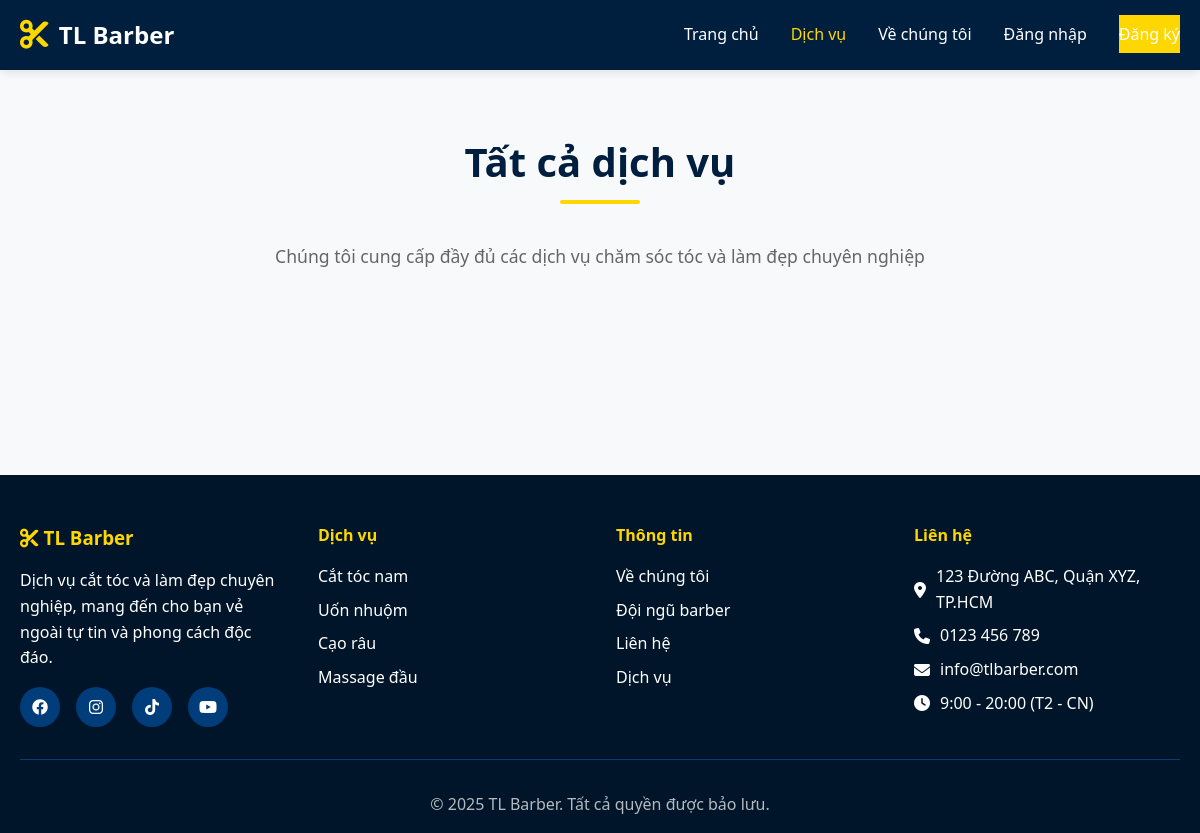
Page /pages/services.php on the earlier database version.
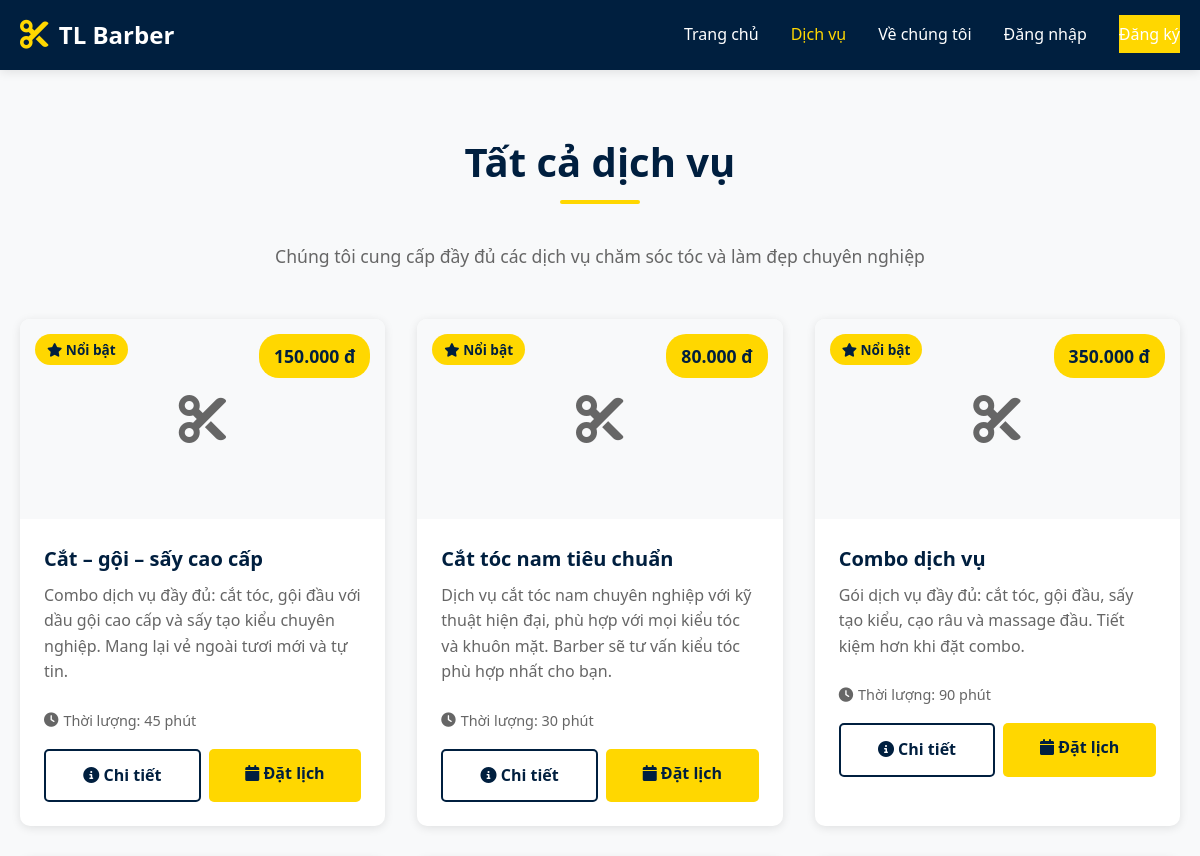
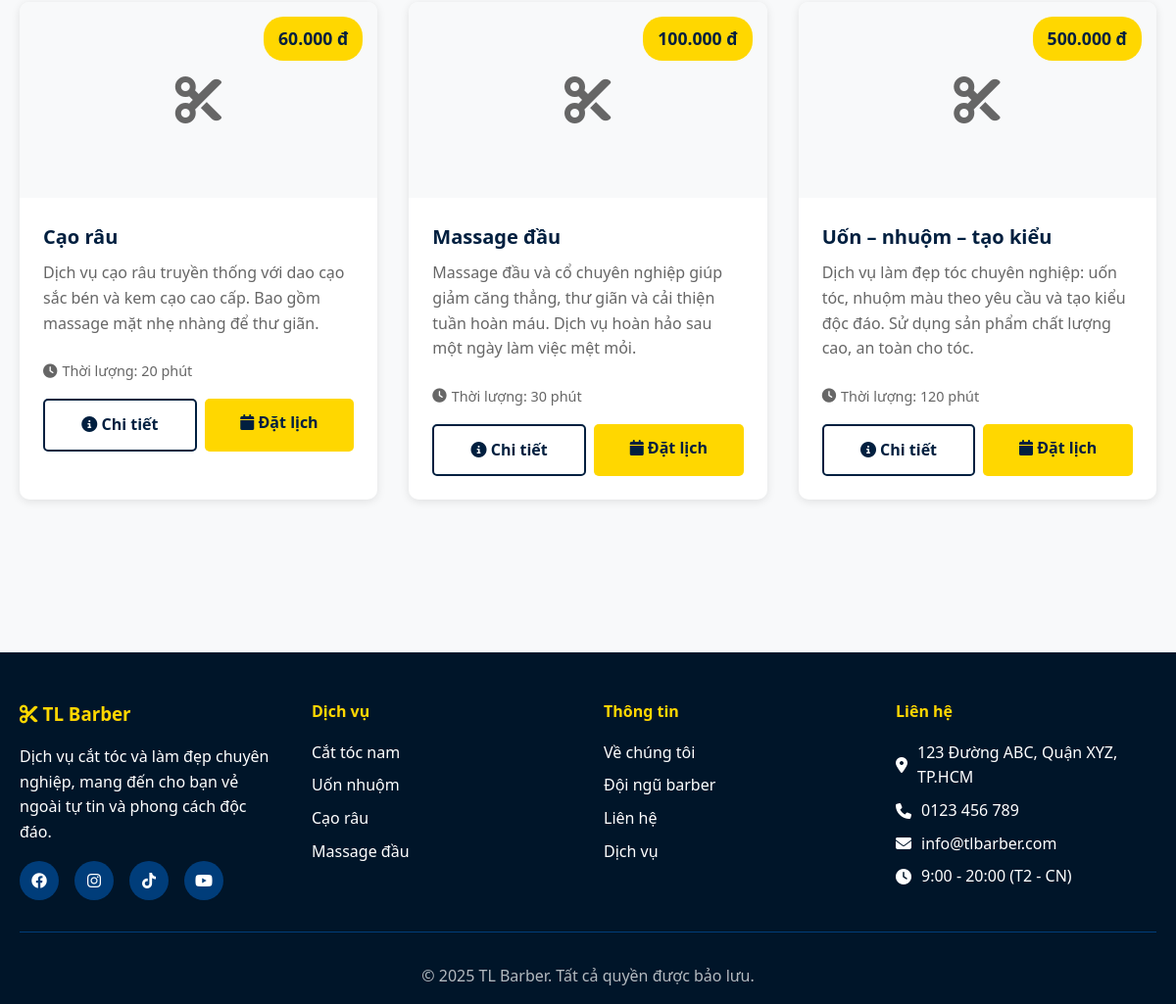
Same page on the later database version (2 pictures, top to bottom).
### tables this page shows
CREATE TABLE IF NOT EXISTS services (
    id INT AUTO_INCREMENT PRIMARY KEY,
    name VARCHAR(100) NOT NULL,
    description TEXT,
    price DECIMAL(10, 2) NOT NULL,
    duration INT NOT NULL COMMENT 'Duration in minutes',
    image VARCHAR(255) DEFAULT NULL,
    is_featured BOOLEAN DEFAULT FALSE,
    created_at TIMESTAMP DEFAULT CURRENT_TIMESTAMP,
    updated_at TIMESTAMP DEFAULT CURRENT_TIMESTAMP ON UPDATE CURRENT_TIMESTAMP
);

### config/jwt.php (called while the page is built, shortened)
<?php
$jwt_available = false;
if (file_exists(__DIR__ . '/../vendor/autoload.php')) {
    if (class_exists('Firebase\JWT\JWT')) {
        $jwt_available = true;
    }
}
function verifyJWT($token) {
    global $jwt_available;
    if ($jwt_available) {
        try {
            $decoded = \Firebase\JWT\JWT::decode($token, new \Firebase\JWT\Key(JWT_SECRET, JWT_ALGORITHM));
            return (array) $decoded;
        } catch (Exception $e) {
            return null;
        }
    }
}
function getCurrentUser() {
    global $jwt_available;
    if ($jwt_available && isset($_COOKIE['auth_token'])) {
        $token = $_COOKIE['auth_token'];
        $decoded = verifyJWT($token);
    } else {
        $decoded = verifyJWT(null);
    }
    if (!$decoded) {
        return null;
    }
    $pdo = getDBConnection();
    $stmt = $pdo->prepare("SELECT * FROM users WHERE id = ?");
    $stmt->execute([$decoded['user_id']]);
    return $stmt->fetch();
}
?>

### config/config.php (called while the page is built, shortened)
<?php
require_once __DIR__ . '/jwt.php';
function formatPrice($price) {
    return number_format($price, 0, ',', '.') . ' đ';
}
?>

### pages/services.php (the view, shortened to what this page needs)
<?php
require_once __DIR__ . '/../includes/header.php';
$pdo = getDBConnection();
$stmt = $pdo->query("SELECT * FROM services ORDER BY is_featured DESC, name ASC");
$services = $stmt->fetchAll();
?>
<section class="section">
    <div class="container">
        <h2 class="section-title">Tất cả dịch vụ</h2>
        <p class="text-center" style="color: var(--text-light); margin-bottom: 3rem; font-size: 1.1rem;">
            Chúng tôi cung cấp đầy đủ các dịch vụ chăm sóc tóc và làm đẹp chuyên nghiệp
        </p>
        <div class="services-grid">
            <?php foreach ($services as $service): ?>
                <div class="card service-card">
                    <?php if ($service['is_featured']): ?>
                        <div style="position: absolute; top: 15px; left: 15px; background: var(--secondary-color); color: var(--primary-color); padding: 5px 12px; border-radius: 20px; font-size: 0.85rem; font-weight: bold; z-index: 1;">
                            <i class="fas fa-star"></i> Nổi bật
                        </div>
                    <?php endif; ?>
                    <div class="card-img">
                        <i class="fas fa-cut"></i>
                    </div>
                    <div class="card-body">
                        <div class="service-price"><?php echo formatPrice($service['price']); ?></div>
                        <h3 class="card-title"><?php echo htmlspecialchars($service['name']); ?></h3>
                        <p class="card-text"><?php echo htmlspecialchars($service['description']); ?></p>
                        <div class="service-duration">
                            <i class="fas fa-clock"></i> Thời lượng: <?php echo $service['duration']; ?> phút
                        </div>
                        <div style="margin-top: 1rem; display: flex; gap: 0.5rem;">
                            <a href="<?php echo BASE_URL; ?>pages/service-detail.php?id=<?php echo $service['id']; ?>"
                               class="btn btn-outline" style="flex: 1;">
                                <i class="fas fa-info-circle"></i> Chi tiết
                            </a>
                            <a href="<?php echo BASE_URL; ?>pages/booking.php?service_id=<?php echo $service['id']; ?>"
                               class="btn btn-primary" style="flex: 1;">
                                <i class="fas fa-calendar"></i> Đặt lịch
                            </a>
                        </div>
                    </div>
                </div>
            <?php endforeach; ?>
        </div>
    </div>
</section>
<?php require_once __DIR__ . '/../includes/footer.php'; ?>

### includes/header.php (shortened to what this page needs)
<?php
require_once __DIR__ . '/../config/config.php';
$current_user = getCurrentUser();
?>
<!DOCTYPE html>
<html lang="vi">
<head>
    <link rel="stylesheet" href="<?php echo ASSETS_PATH; ?>css/style.css">
    <link rel="stylesheet" href="https://cdnjs.cloudflare.com/ajax/libs/font-awesome/6.4.0/css/all.min.css">
</head>
<body>
    <header class="main-header">
        <nav class="navbar">
            <div class="container">
                <div class="nav-brand">
                    <a href="<?php echo BASE_URL; ?>index.php">
                        <i class="fas fa-cut"></i>
                        <span><?php echo SITE_NAME; ?></span>
                    </a>
                </div>
                <ul class="nav-menu">
                    <li><a href="<?php echo BASE_URL; ?>index.php" class="<?php echo basename($_SERVER['PHP_SELF']) == 'index.php' ? 'active' : ''; ?>">Trang chủ</a></li>
                    <li><a href="<?php echo BASE_URL; ?>pages/services.php" class="<?php echo basename($_SERVER['PHP_SELF']) == 'services.php' ? 'active' : ''; ?>">Dịch vụ</a></li>
                    <li><a href="<?php echo BASE_URL; ?>pages/about.php" class="<?php echo basename($_SERVER['PHP_SELF']) == 'about.php' ? 'active' : ''; ?>">Về chúng tôi</a></li>
                    <?php if ($current_user): ?>
                        <li><a href="<?php echo BASE_URL; ?>pages/booking.php">Đặt lịch</a></li>
                        <li><a href="<?php echo BASE_URL; ?>pages/booking-history.php">Lịch sử</a></li>
                        <?php if ($current_user['role'] === 'admin'): ?>
                            <li><a href="<?php echo BASE_URL; ?>admin/index.php" style="color: var(--secondary-color);">
                                <i class="fas fa-shield-alt"></i> Admin
                            </a></li>
                        <?php endif; ?>
                        <li class="nav-user">
                            <a href="#" class="user-menu-toggle">
                                <i class="fas fa-user-circle"></i>
                                <?php echo htmlspecialchars($current_user['full_name']); ?>
                                <i class="fas fa-chevron-down"></i>
                            </a>
                            <ul class="user-dropdown">
                                <li><a href="<?php echo BASE_URL; ?>pages/profile.php"><i class="fas fa-user"></i> Hồ sơ</a></li>
                                <li><a href="<?php echo BASE_URL; ?>pages/notifications.php">
                                    <i class="fas fa-bell"></i> Thông báo
                                    <?php
                                    $pdo = getDBConnection();
                                    $stmt = $pdo->prepare("SELECT COUNT(*) as count FROM notifications WHERE user_id = ? AND is_read = 0");
                                    $stmt->execute([$current_user['id']]);
                                    $unread = $stmt->fetch()['count'];
                                    if ($unread > 0) {
                                        echo '<span class="badge">' . $unread . '</span>';
                                    }
                                    ?>
                                </a></li>
                                <li><a href="<?php echo BASE_URL; ?>api/logout.php"><i class="fas fa-sign-out-alt"></i> Đăng xuất</a></li>
                            </ul>
                        </li>
                    <?php else: ?>
                        <li><a href="<?php echo BASE_URL; ?>pages/login.php">Đăng nhập</a></li>
                        <li><a href="<?php echo BASE_URL; ?>pages/register.php" class="btn-primary">Đăng ký</a></li>
                    <?php endif; ?>
                </ul>
            </div>
        </nav>
    </header>
    <main class="main-content">

### includes/footer.php (shortened to what this page needs)
    </main>
    <footer class="main-footer">
        <div class="container">
            <div class="footer-content">
                <div class="footer-section">
                    <h3><i class="fas fa-cut"></i> <?php echo SITE_NAME; ?></h3>
                    <p>Dịch vụ cắt tóc và làm đẹp chuyên nghiệp, mang đến cho bạn vẻ ngoài tự tin và phong cách độc đáo.</p>
                    <div class="social-links">
                        <a href="#"><i class="fab fa-facebook"></i></a>
                        <a href="#"><i class="fab fa-instagram"></i></a>
                        <a href="#"><i class="fab fa-tiktok"></i></a>
                        <a href="#"><i class="fab fa-youtube"></i></a>
                    </div>
                </div>
                <div class="footer-section">
                    <h4>Dịch vụ</h4>
                    <ul>
                        <li><a href="<?php echo BASE_URL; ?>pages/services.php">Cắt tóc nam</a></li>
                        <li><a href="<?php echo BASE_URL; ?>pages/services.php">Uốn nhuộm</a></li>
                        <li><a href="<?php echo BASE_URL; ?>pages/services.php">Cạo râu</a></li>
                        <li><a href="<?php echo BASE_URL; ?>pages/services.php">Massage đầu</a></li>
                    </ul>
                </div>
                <div class="footer-section">
                    <h4>Thông tin</h4>
                    <ul>
                        <li><a href="<?php echo BASE_URL; ?>pages/about.php">Về chúng tôi</a></li>
                        <li><a href="<?php echo BASE_URL; ?>pages/about.php#team">Đội ngũ barber</a></li>
                        <li><a href="<?php echo BASE_URL; ?>pages/about.php#contact">Liên hệ</a></li>
                        <li><a href="<?php echo BASE_URL; ?>pages/services.php">Dịch vụ</a></li>
                    </ul>
                </div>
                <div class="footer-section">
                    <h4>Liên hệ</h4>
                    <ul class="contact-info">
                        <li><i class="fas fa-map-marker-alt"></i> 123 Đường ABC, Quận XYZ, TP.HCM</li>
                        <li><i class="fas fa-phone"></i> 0123 456 789</li>
                        <li><i class="fas fa-envelope"></i> info@tlbarber.com</li>
                        <li><i class="fas fa-clock"></i> 9:00 - 20:00 (T2 - CN)</li>
                    </ul>
                </div>
            </div>
            <div class="footer-bottom">
                <p>&copy; <?php echo date('Y'); ?> <?php echo SITE_NAME; ?>. Tất cả quyền được bảo lưu.</p>
            </div>
        </div>
    </footer>
</body>
</html>

### assets/css/style.css (style rules this page uses)
:root { --primary-color: #001f3f; --primary-dark: #001529; --primary-light: #003d7a; --secondary-color: #ffd700; --accent-color: #0074d9; --text-dark: #333333; --text-light: #666666; --bg-light: #f8f9fa; --bg-white: #ffffff; --border-color: #e0e0e0; --success-color: #28a745; --danger-color: #dc3545; --warning-color: #ffc107; --shadow: 0 2px 10px rgba(0, 0, 0, 0.1); --shadow-lg: 0 5px 20px rgba(0, 0, 0, 0.15); }
* { margin: 0; padding: 0; box-sizing: border-box; }
body { font-family: 'Segoe UI', Tahoma, Geneva, Verdana, sans-serif; color: var(--text-dark); line-height: 1.6; background-color: var(--bg-light); }
.container { max-width: 1200px; margin: 0 auto; padding: 0 20px; }
.main-header { background: var(--primary-color); box-shadow: var(--shadow); position: sticky; top: 0; z-index: 1000; }
.navbar { padding: 1rem 0; }
.navbar .container { display: flex; justify-content: space-between; align-items: center; }
.nav-brand a { display: flex; align-items: center; gap: 10px; color: var(--bg-white); text-decoration: none; font-size: 1.5rem; font-weight: bold; }
.nav-brand i { font-size: 1.8rem; color: var(--secondary-color); }
.nav-menu { display: flex; list-style: none; gap: 2rem; align-items: center; }
.nav-menu a { color: var(--bg-white); text-decoration: none; font-weight: 500; transition: color 0.3s; padding: 0.5rem 0; }
.nav-menu a:hover, .nav-menu a.active { color: var(--secondary-color); }
.btn { display: inline-block; padding: 12px 30px; border: none; border-radius: 5px; font-size: 1rem; font-weight: 600; text-decoration: none; cursor: pointer; transition: all 0.3s; text-align: center; }
.btn-primary { background: var(--secondary-color); color: var(--primary-color); }
.btn-outline { background: transparent; border: 2px solid var(--primary-color); color: var(--primary-color); }
.card { background: var(--bg-white); border-radius: 10px; box-shadow: var(--shadow); overflow: hidden; transition: transform 0.3s, box-shadow 0.3s; }
.card-img { width: 100%; height: 200px; object-fit: cover; background: var(--bg-light); display: flex; align-items: center; justify-content: center; color: var(--text-light); font-size: 3rem; }
.card-body { padding: 1.5rem; }
.card-title { font-size: 1.25rem; margin-bottom: 0.5rem; color: var(--primary-color); }
.card-text { color: var(--text-light); margin-bottom: 1rem; }
.services-grid { display: grid; grid-template-columns: repeat(auto-fill, minmax(300px, 1fr)); gap: 2rem; margin: 2rem 0; }
.service-card { position: relative; }
.service-price { position: absolute; top: 15px; right: 15px; background: var(--secondary-color); color: var(--primary-color); padding: 8px 15px; border-radius: 20px; font-weight: bold; font-size: 1.1rem; }
.service-duration { display: inline-flex; align-items: center; gap: 5px; color: var(--text-light); font-size: 0.9rem; margin-top: 0.5rem; }
.section { padding: 60px 0; }
.section-title { text-align: center; font-size: 2.5rem; color: var(--primary-color); margin-bottom: 3rem; position: relative; }
.section-title::after { content: ''; position: absolute; bottom: -10px; left: 50%; transform: translateX(-50%); width: 80px; height: 4px; background: var(--secondary-color); border-radius: 2px; }
.main-footer { background: var(--primary-dark); color: var(--bg-white); padding: 3rem 0 1rem; margin-top: 4rem; }
.footer-content { display: grid; grid-template-columns: repeat(auto-fit, minmax(250px, 1fr)); gap: 2rem; margin-bottom: 2rem; }
.footer-section h3, .footer-section h4 { margin-bottom: 1rem; color: var(--secondary-color); }
.footer-section ul { list-style: none; }
.footer-section ul li { margin-bottom: 0.5rem; }
.footer-section a { color: var(--bg-white); text-decoration: none; transition: color 0.3s; }
.social-links { display: flex; gap: 1rem; margin-top: 1rem; }
.social-links a { width: 40px; height: 40px; border-radius: 50%; background: var(--primary-light); display: flex; align-items: center; justify-content: center; transition: all 0.3s; }
.contact-info li { display: flex; align-items: center; gap: 10px; margin-bottom: 0.75rem; }
.footer-bottom { text-align: center; padding-top: 2rem; border-top: 1px solid var(--primary-light); color: rgba(255, 255, 255, 0.7); }
.text-center { text-align: center; }

Differences in the rows shown:
added services: is_featured 1 (drawn), price "150.000 đ", name "Cắt – gội – sấy cao cấp", description "Combo dịch vụ đầy đủ: cắt tóc, gội đầu với dầu gội cao cấp và sấy tạo kiểu chuyên nghiệp. Mang lại vẻ ngoài tươi mới và tự tin.", duration "45"
added services: is_featured 1 (drawn), price "80.000 đ", name "Cắt tóc nam tiêu chuẩn", description "Dịch vụ cắt tóc nam chuyên nghiệp với kỹ thuật hiện đại, phù hợp với mọi kiểu tóc và khuôn mặt. Barber sẽ tư vấn kiểu tóc phù hợp nhất cho bạn.", duration "30"
added services: is_featured 1 (drawn), price "350.000 đ", name "Combo dịch vụ", description "Gói dịch vụ đầy đủ: cắt tóc, gội đầu, sấy tạo kiểu, cạo râu và massage đầu. Tiết kiệm hơn khi đặt combo.", duration "90"
added services: price "60.000 đ", name "Cạo râu", description "Dịch vụ cạo râu truyền thống với dao cạo sắc bén và kem cạo cao cấp. Bao gồm massage mặt nhẹ nhàng để thư giãn.", duration "20"
added services: price "100.000 đ", name "Massage đầu", description "Massage đầu và cổ chuyên nghiệp giúp giảm căng thẳng, thư giãn và cải thiện tuần hoàn máu. Dịch vụ hoàn hảo sau một ngày làm việc mệt mỏi.", duration "30"
added services: price "500.000 đ", name "Uốn – nhuộm – tạo kiểu", description "Dịch vụ làm đẹp tóc chuyên nghiệp: uốn tóc, nhuộm màu theo yêu cầu và tạo kiểu độc đáo. Sử dụng sản phẩm chất lượng cao, an toàn cho tóc.", duration "120"
